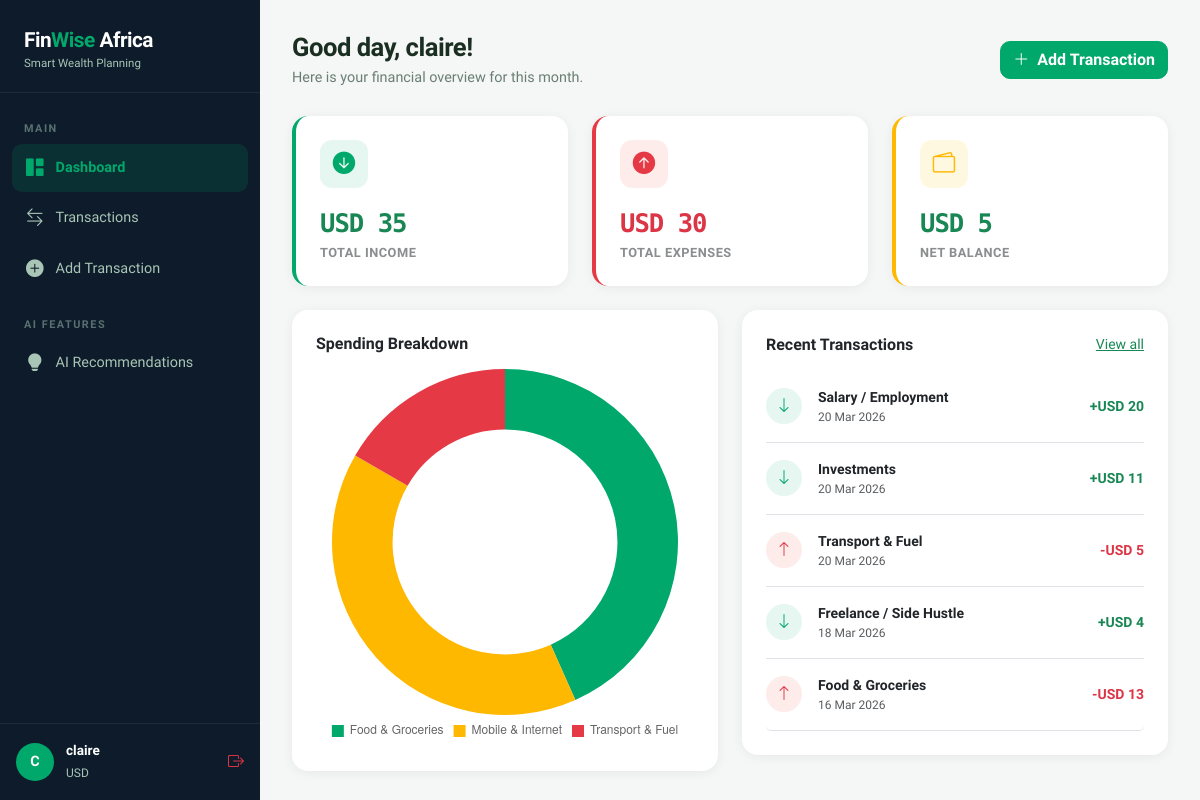
/dashboard (signed in), run on the app's committed database.
### models/user.py (models this page shows, shortened)
class User(UserMixin, db.Model):
    __tablename__ = 'users'
    id = db.Column(db.Integer, primary_key=True)
    full_name = db.Column(db.String(100), nullable=False)
    email = db.Column(db.String(120), unique=True, nullable=False)
    password_hash = db.Column(db.String(256), nullable=False)
    currency = db.Column(db.String(10), default='KES')
    monthly_income_target = db.Column(db.Float, default=0.0)
    created_at = db.Column(db.DateTime, default=db.func.now())
    transactions = db.relationship('Transaction', backref='user', lazy=True)
    savings = db.relationship('Savings', backref='user', lazy=True)

### models/transaction.py (models this page shows, shortened)
class Transaction(db.Model):
    __tablename__ = 'transactions'
    id = db.Column(db.Integer, primary_key=True)
    user_id = db.Column(db.Integer, db.ForeignKey('users.id'), nullable=False)
    type = db.Column(db.String(20), nullable=False)  # 'income' or 'expense'
    category = db.Column(db.String(50), nullable=False)
    amount = db.Column(db.Float, nullable=False)
    description = db.Column(db.String(200))
    date = db.Column(db.Date, nullable=False, default=datetime.utcnow().date)
    created_at = db.Column(db.DateTime, default=datetime.utcnow)

### routes/dashboard.py (the view)
@dashboard_bp.route('/')
@dashboard_bp.route('/dashboard')
@login_required
def index():
    now = datetime.utcnow()
    month_start = date(now.year, now.month, 1)
    total_income = db.session.query(func.sum(Transaction.amount)).filter(
        Transaction.user_id == current_user.id,
        Transaction.type == 'income',
        Transaction.date >= month_start
    ).scalar() or 0
    total_expenses = db.session.query(func.sum(Transaction.amount)).filter(
        Transaction.user_id == current_user.id,
        Transaction.type == 'expense',
        Transaction.date >= month_start
    ).scalar() or 0
    balance = total_income - total_expenses
    savings_goals = Savings.query.filter_by(user_id=current_user.id).all()
    recent_transactions = Transaction.query.filter_by(user_id=current_user.id)\
        .order_by(Transaction.date.desc()).limit(5).all()
    expense_by_category = db.session.query(
        Transaction.category, func.sum(Transaction.amount)
    ).filter(
        Transaction.user_id == current_user.id,
        Transaction.type == 'expense',
        Transaction.date >= month_start
    ).group_by(Transaction.category).all()
    return render_template('dashboard/index.html',
        total_income=total_income,
        total_expenses=total_expenses,
        balance=balance,
        savings_goals=savings_goals,
        recent_transactions=recent_transactions,
        expense_by_category=expense_by_category
    )

### app.py (called while the page is built)
def create_app():
    app = Flask(__name__)
    app.config.from_object(Config)
    db.init_app(app)
    login_manager = LoginManager()
    login_manager.init_app(app)
    login_manager.login_view = 'auth.login'
    login_manager.login_message_category = 'warning'
    @login_manager.user_loader
    def load_user(user_id):
        return User.query.get(int(user_id))
    from routes.auth import auth_bp
    from routes.dashboard import dashboard_bp
    from routes.transactions import transactions_bp
    from routes.recommendations import recommendations_bp
    app.register_blueprint(auth_bp)
    app.register_blueprint(dashboard_bp)
    app.register_blueprint(transactions_bp)
    app.register_blueprint(recommendations_bp)
    @app.route('/')
    def index():
        return redirect(url_for('dashboard.index'))
    with app.app_context():
        db.create_all()
    return app

### templates/dashboard/index.html (shortened to what this page needs)
{% extends 'base.html' %}
{% block content %}
<div class="page-header d-flex justify-content-between align-items-center">
    <div>
        <h2>Good day, {{ current_user.full_name.split()[0] }}!</h2>
        <p>Here is your financial overview for this month.</p>
    </div>
    <a href="{{ url_for('transactions.add') }}" class="btn btn-primary">
        <i class="bi bi-plus-lg me-2"></i>Add Transaction
    </a>
</div>
<div class="row g-4 mb-4">
    <div class="col-md-4">
        <div class="stat-card card" style="border-left: 4px solid #00A86B;">
            <div class="stat-icon" style="background:#E6F7F1; color:#00A86B;">
                <i class="bi bi-arrow-down-circle-fill"></i>
            </div>
            <div class="stat-value text-success">{{ current_user.currency }} {{ "{:,.0f}".format(total_income) }}</div>
            <div class="stat-label text-muted">Total Income</div>
        </div>
    </div>
    <div class="col-md-4">
        <div class="stat-card card" style="border-left: 4px solid #E63946;">
            <div class="stat-icon" style="background:#FDECEA; color:#E63946;">
                <i class="bi bi-arrow-up-circle-fill"></i>
            </div>
            <div class="stat-value text-danger">{{ current_user.currency }} {{ "{:,.0f}".format(total_expenses) }}</div>
            <div class="stat-label text-muted">Total Expenses</div>
        </div>
    </div>
    <div class="col-md-4">
        <div class="stat-card card" style="border-left: 4px solid #FFB800;">
            <div class="stat-icon" style="background:#FFF8E1; color:#FFB800;">
                <i class="bi bi-wallet2"></i>
            </div>
            <div class="stat-value {{ 'text-success' if balance >= 0 else 'text-danger' }}">
                {{ current_user.currency }} {{ "{:,.0f}".format(balance) }}
            </div>
            <div class="stat-label text-muted">Net Balance</div>
        </div>
    </div>
</div>
<div class="row g-4">
    <div class="col-md-6">
        <div class="card p-4">
            <h6 class="fw-bold mb-3">Spending Breakdown</h6>
            {% if expense_by_category %}
                <canvas id="expenseChart" height="220"></canvas>
            {% else %}
                <div class="text-center py-5 text-muted">
                    <i class="bi bi-pie-chart" style="font-size:2.5rem; opacity:0.3"></i>
                    <p class="mt-2 mb-0">No expense data yet</p>
                    <small><a href="{{ url_for('transactions.add') }}">Add your first transaction</a></small>
                </div>
            {% endif %}
        </div>
    </div>
    <div class="col-md-6">
        <div class="card p-4">
            <div class="d-flex justify-content-between align-items-center mb-3">
                <h6 class="fw-bold mb-0">Recent Transactions</h6>
                <a href="{{ url_for('transactions.index') }}" class="text-success small">View all</a>
            </div>
            {% if recent_transactions %}
                <div class="list-group list-group-flush">
                {% for t in recent_transactions %}
                    <div class="list-group-item px-0 d-flex justify-content-between align-items-center border-0 border-bottom py-3">
                        <div class="d-flex align-items-center gap-3">
                            <div class="rounded-circle d-flex align-items-center justify-content-center"
                                style="width:36px;height:36px;background:{{ '#E6F7F1' if t.type == 'income' else '#FDECEA' }};">
                                <i class="bi bi-{{ 'arrow-down' if t.type == 'income' else 'arrow-up' }}"
                                   style="color:{{ '#00A86B' if t.type == 'income' else '#E63946' }};font-size:1rem;"></i>
                            </div>
                            <div>
                                <div class="fw-semibold small">{{ t.category }}</div>
                                <div class="text-muted" style="font-size:0.75rem">{{ t.date.strftime('%d %b %Y') }}</div>
                            </div>
                        </div>
                        <span class="fw-bold small {{ 'text-success' if t.type == 'income' else 'text-danger' }}">
                            {{ '+' if t.type == 'income' else '-' }}{{ current_user.currency }} {{ "{:,.0f}".format(t.amount) }}
                        </span>
                    </div>
                {% endfor %}
                </div>
            {% else %}
                <div class="text-center py-4 text-muted">
                    <i class="bi bi-receipt" style="font-size:2rem;opacity:0.3"></i>
                    <p class="mt-2 small">No transactions yet</p>
                </div>
            {% endif %}
        </div>
    </div>
</div>
{% endblock %}
{% block extra_js %}
{% if expense_by_category %}
<script>
const ctx = document.getElementById('expenseChart').getContext('2d');
new Chart(ctx, {
    type: 'doughnut',
    data: {
        labels: {{ expense_by_category | map(attribute=0) | list | tojson }},
        datasets: [{
            data: {{ expense_by_category | map(attribute=1) | list | tojson }},
            backgroundColor: ['#00A86B','#FFB800','#E63946','#3A86FF','#FF6B6B','#06D6A0','#8338EC','#FB5607','#FFBE0B'],
            borderWidth: 0,
        }]
    },
    options: {
        cutout: '65%',
        plugins: {
            legend: { position: 'bottom', labels: { boxWidth: 12 } }
        }
    }
});
</script>
{% endif %}
{% endblock %}

### templates/base.html (shortened to what this page needs)
<!DOCTYPE html>
<html lang="en">
<head>
    <link href="https://cdn.jsdelivr.net/npm/bootstrap@5.3.0/dist/css/bootstrap.min.css" rel="stylesheet">
    <link href="https://cdn.jsdelivr.net/npm/bootstrap-icons@1.11.0/font/bootstrap-icons.css" rel="stylesheet">
</head>
<body>
{% if current_user.is_authenticated %}
<div class="sidebar">
    <div class="sidebar-brand">
        <h4>Fin<span>Wise</span> Africa</h4>
        <small>Smart Wealth Planning</small>
    </div>
    <nav class="sidebar-nav">
        <div class="sidebar-label">Main</div>
        <a href="{{ url_for('dashboard.index') }}" class="{{ 'active' if request.endpoint == 'dashboard.index' }}">
            <i class="bi bi-grid-1x2-fill"></i> Dashboard
        </a>
        <a href="{{ url_for('transactions.index') }}" class="{{ 'active' if 'transactions' in request.endpoint }}">
            <i class="bi bi-arrow-left-right"></i> Transactions
        </a>
        <a href="{{ url_for('transactions.add') }}">
            <i class="bi bi-plus-circle-fill"></i> Add Transaction
        </a>
        <div class="sidebar-label mt-3">AI Features</div>
        <a href="{{ url_for('recommendations.index') }}" class="{{ 'active' if 'recommendations' in request.endpoint }}">
            <i class="bi bi-lightbulb-fill"></i> AI Recommendations
        </a>
    </nav>
    <div class="sidebar-user">
        <div class="user-avatar">{{ current_user.full_name[0].upper() }}</div>
        <div class="user-info">
            <strong>{{ current_user.full_name.split()[0] }}</strong>
            <small>{{ current_user.currency }}</small>
        </div>
        <a href="{{ url_for('auth.logout') }}" class="ms-auto text-danger" title="Logout">
            <i class="bi bi-box-arrow-right"></i>
        </a>
    </div>
</div>
<div class="main-content">
{% endif %}
    {% block content %}{% endblock %}
{% if current_user.is_authenticated %}
</div>
{% endif %}
{% block extra_js %}{% endblock %}
</body>
</html>

### templates/base.html (style rules this page uses)
:root { --primary: #00A86B; --primary-dark: #007A4D; --primary-light: #E6F7F1; --accent: #FFB800; --danger: #E63946; --bg: #F4F7F5; --sidebar-bg: #0D1B2A; --sidebar-text: #A8C5B5; --sidebar-active: #00A86B; --card-bg: #FFFFFF; --text-main: #1A2E22; --text-muted: #6B7E75; }
* { box-sizing: border-box; }
body { font-family: 'Plus Jakarta Sans', sans-serif; background: var(--bg); color: var(--text-main); margin: 0; }
.sidebar { width: 260px; min-height: 100vh; background: var(--sidebar-bg); position: fixed; top: 0; left: 0; display: flex; flex-direction: column; padding: 0; z-index: 100; transition: all 0.3s; }
.sidebar-brand { padding: 28px 24px 20px; border-bottom: 1px solid rgba(255,255,255,0.07); }
.sidebar-brand h4 { color: #fff; font-weight: 800; font-size: 1.3rem; margin: 0; letter-spacing: -0.5px; }
.sidebar-brand span { color: var(--primary); }
.sidebar-brand small { color: var(--sidebar-text); font-size: 0.72rem; display: block; margin-top: 2px; }
.sidebar-nav { padding: 20px 12px; flex: 1; }
.sidebar-label { color: rgba(168,197,181,0.5); font-size: 0.68rem; font-weight: 700; letter-spacing: 1.5px; text-transform: uppercase; padding: 8px 12px 6px; }
.sidebar-nav a { display: flex; align-items: center; gap: 12px; padding: 11px 14px; color: var(--sidebar-text); text-decoration: none; border-radius: 10px; font-size: 0.9rem; font-weight: 500; margin-bottom: 2px; transition: all 0.2s; }
.sidebar-nav a:hover, .sidebar-nav a.active { background: rgba(0,168,107,0.15); color: #fff; }
.sidebar-nav a.active { color: var(--primary); font-weight: 600; }
.sidebar-nav a i { font-size: 1.1rem; }
.sidebar-user { padding: 16px; border-top: 1px solid rgba(255,255,255,0.07); display: flex; align-items: center; gap: 12px; }
.user-avatar { width: 38px; height: 38px; border-radius: 50%; background: var(--primary); display: flex; align-items: center; justify-content: center; color: white; font-weight: 700; font-size: 0.9rem; flex-shrink: 0; }
.user-info small { color: var(--sidebar-text); font-size: 0.75rem; }
.user-info strong { color: #fff; font-size: 0.85rem; display: block; }
.main-content { margin-left: 260px; min-height: 100vh; padding: 32px; }
.page-header { margin-bottom: 28px; }
.page-header h2 { font-weight: 800; font-size: 1.6rem; margin: 0; letter-spacing: -0.5px; }
.page-header p { color: var(--text-muted); margin: 4px 0 0; font-size: 0.9rem; }
.card { border: none; border-radius: 16px; box-shadow: 0 2px 12px rgba(0,0,0,0.06); background: var(--card-bg); }
.stat-card { border-radius: 16px; padding: 24px; position: relative; overflow: hidden; }
.stat-card .stat-icon { width: 48px; height: 48px; border-radius: 12px; display: flex; align-items: center; justify-content: center; font-size: 1.4rem; margin-bottom: 16px; }
.stat-card .stat-value { font-size: 1.6rem; font-weight: 800; letter-spacing: -1px; font-family: 'Space Mono', monospace; }
.stat-card .stat-label { font-size: 0.8rem; font-weight: 600; text-transform: uppercase; letter-spacing: 0.5px; opacity: 0.7; }
.btn-primary { background: var(--primary); border-color: var(--primary); font-weight: 600; border-radius: 10px; }

### data on the page
User: full_name "C", full_name "claire", currency "USD"
Transaction: category "Salary / Employment", date "20 Mar 2026", type "+", amount "20"
Transaction: category "Investments", date "20 Mar 2026", type "+", amount "11"
Transaction: category "Transport & Fuel", date "20 Mar 2026", type "-", amount "5"
Transaction: category "Freelance / Side Hustle", date "18 Mar 2026", type "+", amount "4"
Transaction: category "Food & Groceries", date "16 Mar 2026", type "-", amount "13"

### other printed values
{{ "{:,.0f}".format(total_income) }} "35"
{{ "{:,.0f}".format(total_expenses) }} "30"
{{ "{:,.0f}".format(balance) }} "5"
chart data {{ expense_by_category | map(attribute=1) | list | tojson }} [13.0, 12.0, 5.0]
